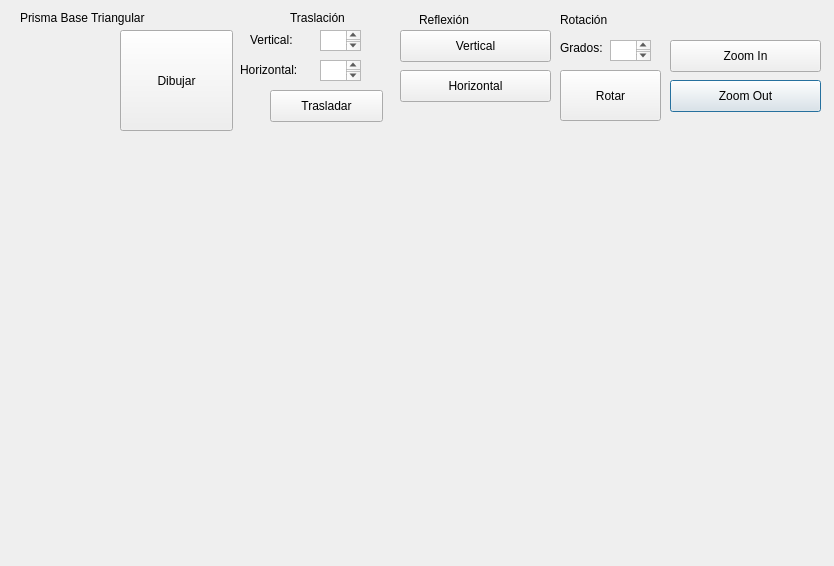
<?xml version="1.0" encoding="UTF-8"?>
<ui version="4.0">
 <class>prismaTriangular</class>
 <widget class="QDialog" name="prismaTriangular">
  <property name="geometry">
   <rect>
    <x>0</x>
    <y>0</y>
    <width>834</width>
    <height>566</height>
   </rect>
  </property>
  <property name="windowTitle">
   <string>Dialog</string>
  </property>
  <widget class="QLabel" name="label">
   <property name="geometry">
    <rect>
     <x>20</x>
     <y>10</y>
     <width>191</width>
     <height>16</height>
    </rect>
   </property>
   <property name="text">
    <string>Prisma Base Triangular</string>
   </property>
  </widget>
  <widget class="QPushButton" name="pushButton_5">
   <property name="geometry">
    <rect>
     <x>670</x>
     <y>80</y>
     <width>151</width>
     <height>32</height>
    </rect>
   </property>
   <property name="text">
    <string>Zoom Out</string>
   </property>
  </widget>
  <widget class="QPushButton" name="pushButton">
   <property name="enabled">
    <bool>true</bool>
   </property>
   <property name="geometry">
    <rect>
     <x>120</x>
     <y>30</y>
     <width>113</width>
     <height>101</height>
    </rect>
   </property>
   <property name="text">
    <string>Dibujar</string>
   </property>
  </widget>
  <widget class="QPushButton" name="pushButton_4">
   <property name="geometry">
    <rect>
     <x>670</x>
     <y>40</y>
     <width>151</width>
     <height>32</height>
    </rect>
   </property>
   <property name="text">
    <string>Zoom In</string>
   </property>
  </widget>
  <widget class="QPushButton" name="pushButton_7">
   <property name="geometry">
    <rect>
     <x>400</x>
     <y>30</y>
     <width>151</width>
     <height>32</height>
    </rect>
   </property>
   <property name="text">
    <string>Vertical</string>
   </property>
  </widget>
  <widget class="QTextEdit" name="boxXinicio">
   <property name="geometry">
    <rect>
     <x>320</x>
     <y>60</y>
     <width>41</width>
     <height>21</height>
    </rect>
   </property>
  </widget>
  <widget class="QLabel" name="label_5">
   <property name="geometry">
    <rect>
     <x>560</x>
     <y>40</y>
     <width>51</width>
     <height>16</height>
    </rect>
   </property>
   <property name="text">
    <string>Grados:</string>
   </property>
  </widget>
  <widget class="QPushButton" name="pushButton_3">
   <property name="geometry">
    <rect>
     <x>560</x>
     <y>70</y>
     <width>101</width>
     <height>51</height>
    </rect>
   </property>
   <property name="text">
    <string>Rotar</string>
   </property>
  </widget>
  <widget class="QLabel" name="label_4">
   <property name="geometry">
    <rect>
     <x>240</x>
     <y>60</y>
     <width>81</width>
     <height>20</height>
    </rect>
   </property>
   <property name="text">
    <string>Horizontal:</string>
   </property>
  </widget>
  <widget class="QLabel" name="label_9">
   <property name="geometry">
    <rect>
     <x>419</x>
     <y>10</y>
     <width>81</width>
     <height>20</height>
    </rect>
   </property>
   <property name="text">
    <string>Reflexión</string>
   </property>
  </widget>
  <widget class="QLabel" name="label_10">
   <property name="geometry">
    <rect>
     <x>560</x>
     <y>10</y>
     <width>81</width>
     <height>20</height>
    </rect>
   </property>
   <property name="text">
    <string>Rotación</string>
   </property>
  </widget>
  <widget class="QLabel" name="label_6">
   <property name="geometry">
    <rect>
     <x>250</x>
     <y>30</y>
     <width>91</width>
     <height>20</height>
    </rect>
   </property>
   <property name="text">
    <string>Vertical:</string>
   </property>
  </widget>
  <widget class="QPushButton" name="pushButton_2">
   <property name="geometry">
    <rect>
     <x>270</x>
     <y>90</y>
     <width>113</width>
     <height>32</height>
    </rect>
   </property>
   <property name="text">
    <string>Trasladar</string>
   </property>
  </widget>
  <widget class="QPushButton" name="pushButton_6">
   <property name="geometry">
    <rect>
     <x>400</x>
     <y>70</y>
     <width>151</width>
     <height>32</height>
    </rect>
   </property>
   <property name="text">
    <string>Horizontal</string>
   </property>
  </widget>
  <widget class="QLabel" name="label_8">
   <property name="geometry">
    <rect>
     <x>290</x>
     <y>10</y>
     <width>71</width>
     <height>16</height>
    </rect>
   </property>
   <property name="text">
    <string>Traslación</string>
   </property>
  </widget>
  <widget class="QTextEdit" name="boxGrados">
   <property name="geometry">
    <rect>
     <x>610</x>
     <y>40</y>
     <width>41</width>
     <height>21</height>
    </rect>
   </property>
  </widget>
  <widget class="QTextEdit" name="boxYinicio">
   <property name="geometry">
    <rect>
     <x>320</x>
     <y>30</y>
     <width>41</width>
     <height>21</height>
    </rect>
   </property>
  </widget>
 </widget>
 <resources/>
 <connections/>
</ui>
